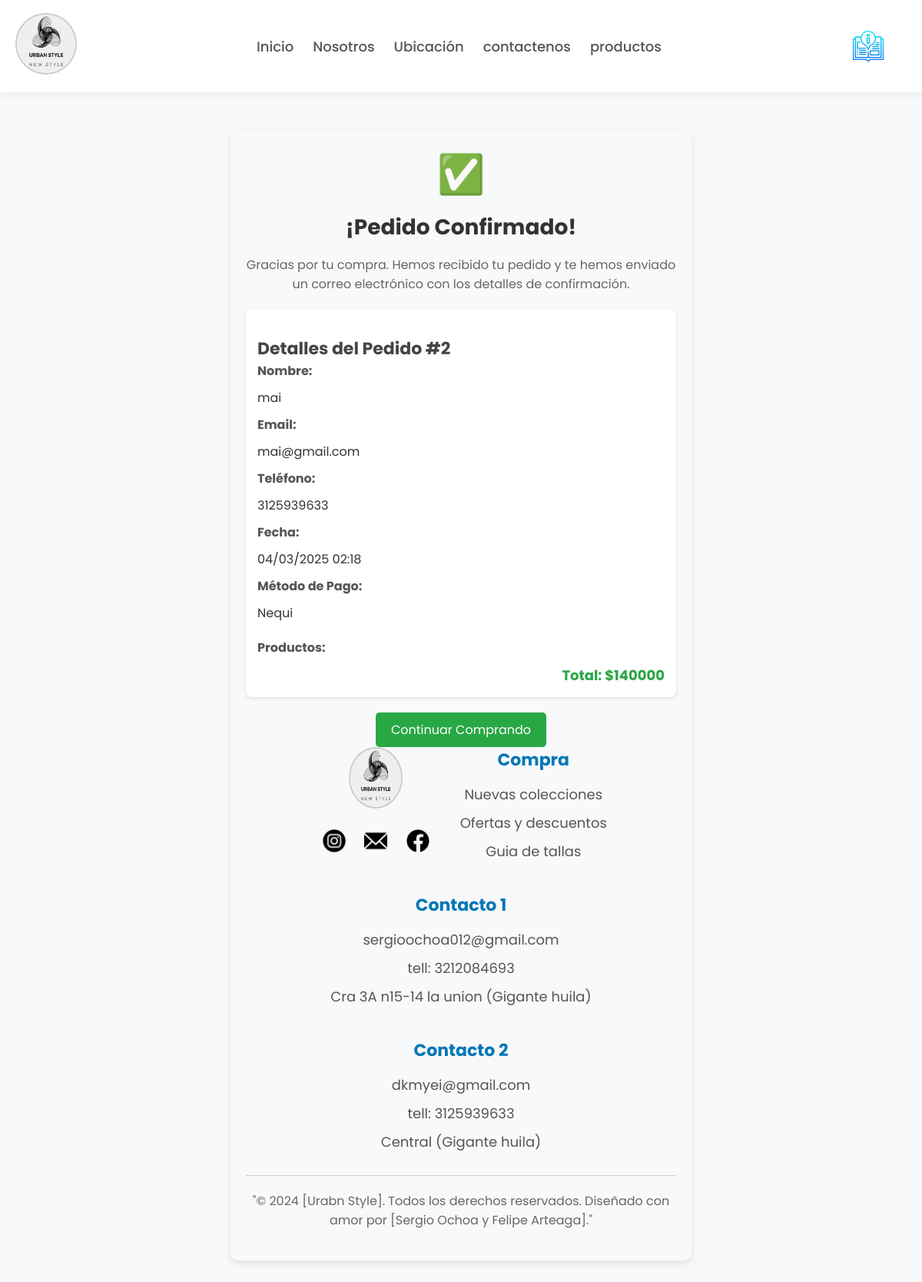
The app's page /confirmac/2/ with its own data.
### productos/models.py (models this page shows, shortened)
class Orden(models.Model):
    usuario = models.ForeignKey(User, on_delete=models.CASCADE, null=True, blank=True)
    nombre = models.CharField(max_length=200)
    email = models.EmailField()
    telefono = models.CharField(max_length=20)
    sesion_id = models.CharField(max_length=100, null=True, blank=True)
    total = models.DecimalField(max_digits=10, decimal_places=0)
    metodo_pago = models.CharField(
        max_length=20,
        choices=[('nequi', 'Nequi'), ('bancolombia', 'Bancolombia')]
    )
    pagado = models.BooleanField(default=False)
    fecha_creacion = models.DateTimeField(auto_now_add=True)

### productos/views.py (the view)
# urls.py: path('confirmac/<int:orden_id>/', views.confirmacion, name='confirmar'),
def confirmacion(request, orden_id):
    try:
        if request.user.is_authenticated:
            orden = Orden.objects.get(id=orden_id, usuario=request.user)
        else:
            orden = Orden.objects.get(id=orden_id, sesion_id=request.session.session_key)
        items = OrdenItem.objects.filter(orden=orden)
        return render(request, 'confirmacion.html', {
            'orden': orden,
            'items': items
        })
    except Orden.DoesNotExist:
        messages.error(request, "Orden no encontrada")
        return redirect('productos')

### productos/templates/confirmacion.html (shortened to what this page needs)
{% extends 'base.html' %}
{% load static %}
{% block content %}
<link rel="stylesheet" href="{% static 'tienda/confirmacion.css' %}">
<div class="confirmacion-container">
    <div class="confirmacion-icon">✅</div>
    <h1 class="confirmacion-titulo">¡Pedido Confirmado!</h1>
    <div class="confirmacion-mensaje">
        Gracias por tu compra. Hemos recibido tu pedido y te hemos enviado un correo electrónico con los detalles de confirmación.
    </div>
    <div class="confirmacion-detalles">
        <h2 class="resumen-titulo">Detalles del Pedido #{{ orden.id }}</h2>
        <div class="confirmacion-datos">
            <div>
                <div class="datos-titulo">Nombre:</div>
                <div>{{ orden.nombre }}</div>
            </div>
            <div>
                <div class="datos-titulo">Email:</div>
                <div>{{ orden.email }}</div>
            </div>
            <div>
                <div class="datos-titulo">Teléfono:</div>
                <div>{{ orden.telefono }}</div>
            </div>
            <div>
                <div class="datos-titulo">Fecha:</div>
                <div>{{ orden.fecha_creacion|date:"d/m/Y H:i" }}</div>
            </div>
            <div>
                <div class="datos-titulo">Método de Pago:</div>
                <div>{{ orden.get_metodo_pago_display }}</div>
            </div>
        </div>
        <div class="confirmacion-items">
            <div class="datos-titulo">Productos:</div>
            <div class="confirmacion-total">
                Total: ${{ orden.total }}
            </div>
        </div>
    </div>
    <div class="confirmacion-acciones">
        <a href="{% url 'productos' %}" class="btn btn-success">
            Continuar Comprando
        </a>
    </div>
    <div class="confirmacion-acc
{% endblock %}

### productos/static/tienda/base.css (style rules this page uses)
* { margin: 0; padding: 0; box-sizing: border-box; text-decoration: none; list-style: none; font-family: "Poppins", sans-serif; }
body { background-color: #F8F9FA; color: #333; display: flex; flex-direction: column; min-height: 100vh; }

### productos/static/tienda/confirmacion.css (style rules this page uses)
.confirmacion-container { max-width: 600px; margin: 50px auto; padding: 20px; text-align: center; background-color: #f8f9fa; border-radius: 10px; box-shadow: 0px 4px 10px rgba(0, 0, 0, 0.1); }
.confirmacion-icon { font-size: 50px; color: #28a745; margin-bottom: 10px; }
.confirmacion-titulo { font-size: 28px; font-weight: bold; color: #333; }
.resumen-titulo { font-size: 22px; font-weight: bold; margin-top: 20px; color: #444; }
.confirmacion-mensaje { font-size: 16px; color: #666; margin: 15px 0; }
.confirmacion-detalles { text-align: left; margin-top: 20px; background: #fff; padding: 15px; border-radius: 8px; box-shadow: 0px 2px 5px rgba(0, 0, 0, 0.1); }
.confirmacion-datos div { margin-bottom: 10px; }
.datos-titulo { font-weight: bold; color: #555; }
.confirmacion-items { margin-top: 20px; }
.confirmacion-total { font-size: 18px; font-weight: bold; color: #28a745; text-align: right; margin-top: 10px; }
.confirmacion-acciones { margin-top: 20px; }
.btn-success { display: inline-block; padding: 10px 20px; background-color: #28a745; color: white; text-decoration: none; border-radius: 5px; transition: background 0.3s ease; }

### records on screen
Orden: id "2", nombre "mai", email "mai@gmail.com", telefono "3125939633", fecha_creacion "04/03/2025 02:18", metodo_pago "Nequi", total "140000"
